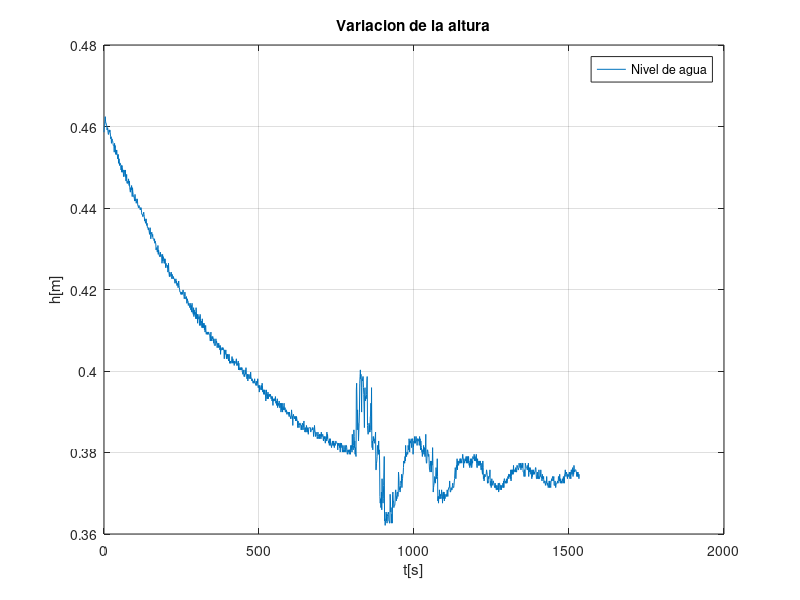
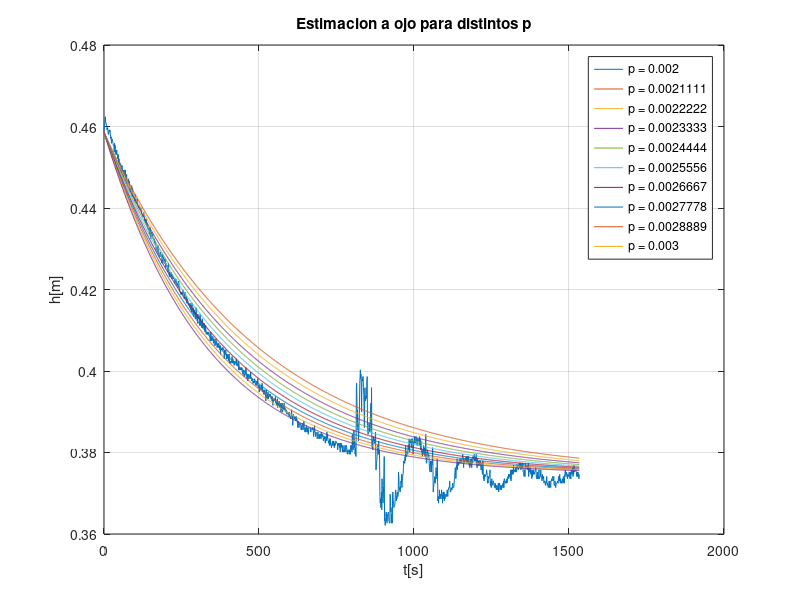
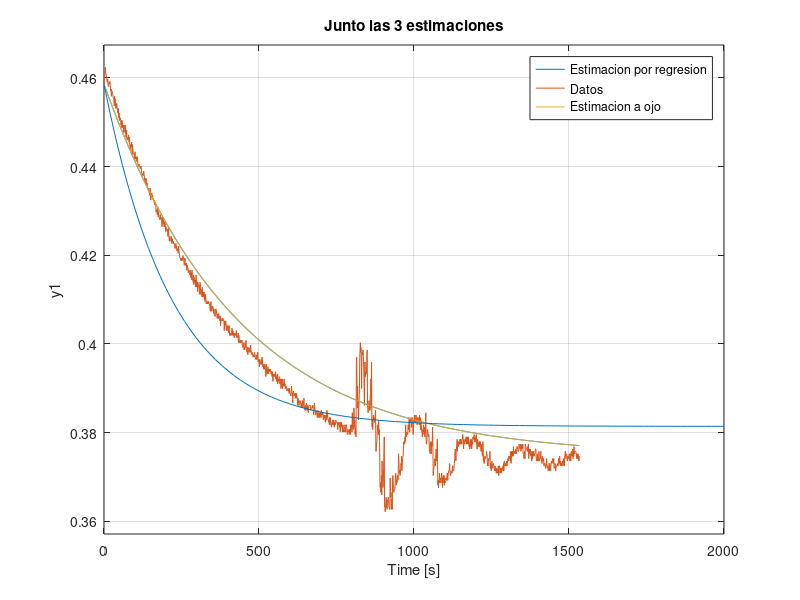

Source code (MATLAB) for these figures, in order:
close all;
clear all;
clc;

load('practica3_ident.mat');

%h: altura
%u: accion de control
%t: tiempo

figure(1)
plot (t, h)
title("Variacion de la altura");
grid on;
legend ({"Nivel de agua"}, "location", "northeast");
ylabel("h[m]");
xlabel("t[s]");

%% Estimacion a ojo

% La planta tiene la forma 
%
% P(s) = -K / (s + p)
%
% Corresponde a la solucion general
%
% y(t) = A * e^(-p*t) - K/p  
%
%
% y(t = 0) = A - K/P = 0.4586
% y(t -> inf) = -K/p = 0.3747
%
% Entonces:
%
% A = 0.0839


A = 0.0839; 

p_vec = linspace(0.002, 0.003, 10);

figure(2)
plot (t, h)
hold on
for i = 1:length(p_vec)
    K = -0.3747*p_vec(i); 
    a = A * exp(-p_vec(i)*t) - K/p_vec(i);
    plot(t,a)
    title("Estimacion a ojo para distintos p");
    grid on;
    legend ({"Nivel de agua"}, "location", "northeast");
    ylabel("h[m]");
    xlabel("t[s]");
    legendInfo{i} = ['p = ' num2str(p_vec(i))];
    hold on
end
hold off
legend(legendInfo);

%%
% A ojo vemos que el mejor valor es
% p = 0.00233
% K = 0.0087

p = 0.00233;
K = -0.3747*p;
a1 = A * exp(-p*t) - K/p;


figure()
plot (t, a1)
title("Estimacion a ojo, p = 0.00233, K = -0.00087");
grid on;
legend ({"Nivel de agua"}, "location", "northeast");
ylabel("h[m]");
xlabel("t[s]");



%% Estimacion por regresion

% De la misma transferencia 
% 
% P(s) = -K / (s + p)
%
% Podemos ir a la transferencia discreta (con c2d())
%
% Pd(z) = Kd / (z + pd)
%
% En ecuacion en diferencias
%
% h(n + 1) =  pd * h(n) + Kd * u(n)

tam = length(h);

h_n1 = h(2:end) - h(1);
h_n = h - h(1);
u_n = u - u(1);

x = [h_n(1:tam-1) u_n(1:tam-1)];

params = pinv(x) * h_n1;

Kd = params(2);
pd = params(1);

% En la discretizacion de ZOH
%
%
% T = 1, porque muestreo a 1 segundo
%
% pd = exp(-p * T)
% p = -Ln(pd)/T
%
%
% Kd = int(0,T) exp(p * T) * K * dT  
% Kd = - (K / p) * (exp(p*T) - 1)
% K = (Kd * p) / (exp(p*T) - 1)
 
T = 1;
p1 = -log(pd)/T;
K1 = - (Kd * p1) / (exp(p1*T) -1);

%figure()
%a2 = A * exp(-p1*t) - K1/p1;
%plot(t,a2)


s = tf('s');
P = -K1 / (s + p1);


%% Junto las 2 estimaciones

%figure()
hold on
plot (t, h)
plot(t,a1)
step(0.05*P + h(1))
title("Junto las 3 estimaciones")
legend ({"Estimacion por regresion", "Datos", "Estimacion a ojo"}, "location", "northeast");





















